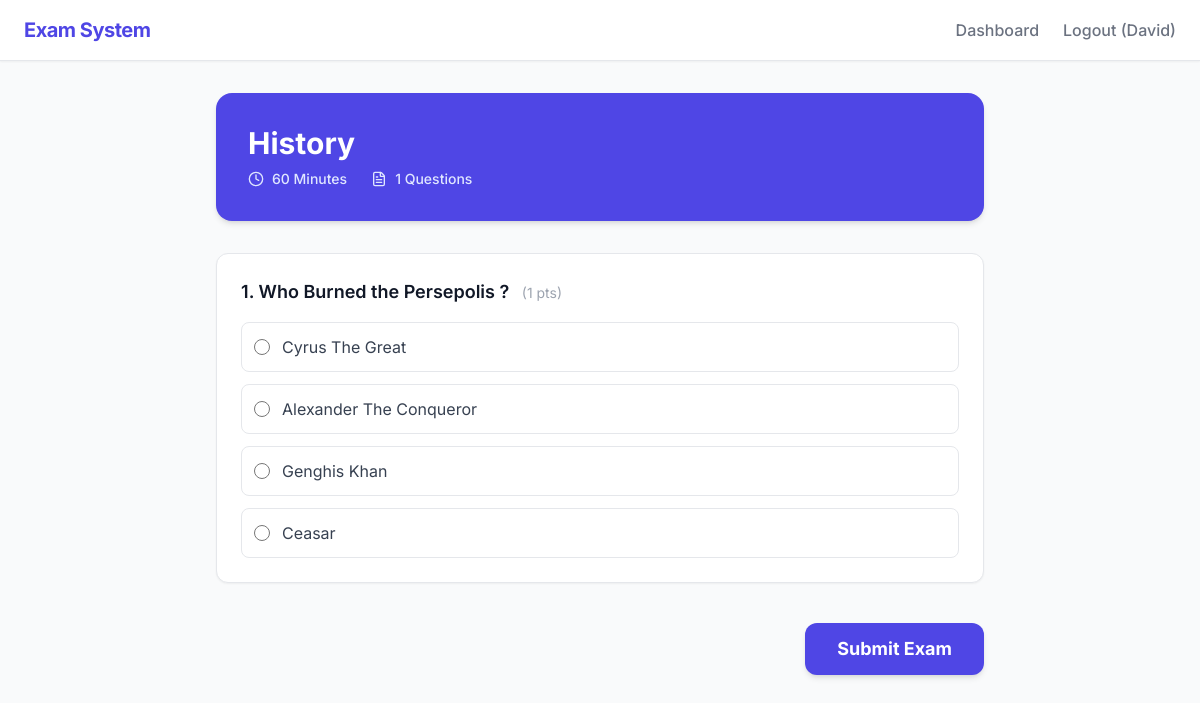
Page /exam/3/take/ (signed in) on the committed database.
### exams/models.py (models this page shows, shortened)
class Exam(models.Model):
    title = models.CharField(max_length=200)
    description = models.TextField(blank=True)
    duration_minutes = models.PositiveIntegerField(default=60)
    created_by = models.ForeignKey(User, on_delete=models.CASCADE, related_name="created_exams")
    created_at = models.DateTimeField(auto_now_add=True)

class Question(models.Model):
    exam = models.ForeignKey(Exam, on_delete=models.CASCADE, related_name="questions")
    text = models.TextField()
    points = models.PositiveIntegerField(default=1)

class Choice(models.Model):
    question = models.ForeignKey(Question, on_delete=models.CASCADE, related_name="choices")
    text = models.CharField(max_length=255)
    is_correct = models.BooleanField(default=False)

### exams/views.py (the view, shortened to what this page needs)
# urls.py: path('exam/<int:pk>/take/', views.TakeExamView.as_view(), name='take_exam'),
class TakeExamView(LoginRequiredMixin, TemplateView):
    template_name = 'exams/take_exam.html'
    def get_context_data(self, **kwargs):
        context = super().get_context_data(**kwargs)
        exam = get_object_or_404(Exam, pk=self.kwargs['pk'])
        if ExamAttempt.objects.filter(user=self.request.user, exam=exam).exists():
            context['already_taken'] = True
            return context
        context['exam'] = exam
        context['questions'] = exam.questions.prefetch_related('choices').all()
        return context

### exams/templates/exams/take_exam.html (shortened to what this page needs)
{% extends 'base.html' %}
{% block content %}
<div class="max-w-3xl mx-auto">
    <div class="bg-indigo-600 rounded-2xl p-8 text-white shadow-md mb-8">
        <h1 class="text-3xl font-bold mb-2">{{ exam.title }}</h1>
        <div class="flex gap-6 text-indigo-100 text-sm font-medium">
            <span class="flex items-center gap-2"><i data-lucide="clock" class="w-4 h-4"></i> {{ exam.duration_minutes }} Minutes</span>
            <span class="flex items-center gap-2"><i data-lucide="file-text" class="w-4 h-4"></i> {{ questions.count }} Questions</span>
        </div>
    </div>
    {% if already_taken %}
        <div class="bg-white rounded-2xl shadow-sm border border-gray-200 p-12 text-center">
            <div class="inline-flex items-center justify-center w-16 h-16 rounded-full bg-red-100 mb-4">
                <i data-lucide="alert-circle" class="w-8 h-8 text-red-600"></i>
            </div>
            <h3 class="text-xl font-bold text-gray-900 mb-2">You have already taken this exam.</h3>
            <p class="text-gray-500 mb-6">You cannot retake an exam.</p>
            <a href="{% url 'dashboard' %}" class="bg-indigo-600 text-white px-6 py-2.5 rounded-lg font-medium hover:bg-indigo-700 transition">Back to Dashboard</a>
        </div>
    {% else %}
        <form method="POST" class="space-y-6">
            {% for q in questions %}
                <div class="bg-white rounded-xl shadow-sm border border-gray-200 p-6">
                    <h4 class="text-lg font-semibold text-gray-900 mb-4">
                        {{ forloop.counter }}. {{ q.text }}
                        <span class="text-sm font-normal text-gray-400 ml-2">({{ q.points }} pts)</span>
                    </h4>
                    <div class="space-y-3">
                        {% for choice in q.choices.all %}
                            <label class="flex items-center p-3 rounded-lg border border-gray-200 cursor-pointer hover:bg-gray-50 transition">
                                <input type="radio" name="question_{{ q.id }}" value="{{ choice.id }}" required class="w-4 h-4 text-indigo-600 border-gray-300 focus:ring-indigo-500">
                                <span class="ml-3 text-gray-700">{{ choice.text }}</span>
                            </label>
                        {% endfor %}
                    </div>
                </div>
            {% endfor %}
            <div class="flex justify-end pt-4 pb-12">
                <button type="submit" class="bg-indigo-600 text-white px-8 py-3 rounded-xl font-bold text-lg hover:bg-indigo-700 transition shadow-md">
                    Submit Exam
                </button>
            </div>
        </form>
    {% endif %}
</div>
{% endblock %}

### exams/templates/base.html (shortened to what this page needs)
{% load static %}
<!DOCTYPE html>
<html lang="en">
<head>
    <script src="https://cdn.tailwindcss.com"></script>
</head>
<body class="bg-gray-50 text-gray-900">
    <nav class="bg-white border-b border-gray-200 px-6 py-4 flex justify-between items-center sticky top-0 z-50 shadow-sm">
        <a href="{% url 'dashboard' %}" class="text-xl font-bold text-indigo-600 tracking-tight">Exam System</a>
        <div class="flex items-center space-x-6">
            {% if user.is_authenticated %}
                <a href="{% url 'dashboard' %}" class="text-gray-500 hover:text-indigo-600 font-medium transition">Dashboard</a>
                <form action="{% url 'logout' %}" method="post" class="m-0">
                    <button type="submit" class="text-gray-500 hover:text-red-500 font-medium transition">Logout ({{ user.username }})</button>
                </form>
            {% else %}
                <a href="{% url 'login' %}" class="text-gray-500 hover:text-indigo-600 font-medium transition">Login</a>
                <a href="{% url 'register' %}" class="bg-indigo-600 text-white px-4 py-2 rounded-lg font-medium hover:bg-indigo-700 transition shadow-sm">Register</a>
            {% endif %}
        </div>
    </nav>
    <main class="max-w-7xl mx-auto px-4 sm:px-6 lg:px-8 py-8">
        {% block content %}{% endblock %}
    </main>
</body>
</html>

### exams/templates/base.html (style rules this page uses)
body { font-family: 'Inter', sans-serif; }

### rows in the picture
Exam: title "History", duration_minutes "60"
Question: text "Who Burned the Persepolis ?", points "1"
Choice: text "Cyrus The Great"
Choice: text "Alexander The Conqueror"
Choice: text "Genghis Khan"
Choice: text "Ceasar"

### other values in the picture
{{ user.username }} "David"
{{ questions.count }} "1"
